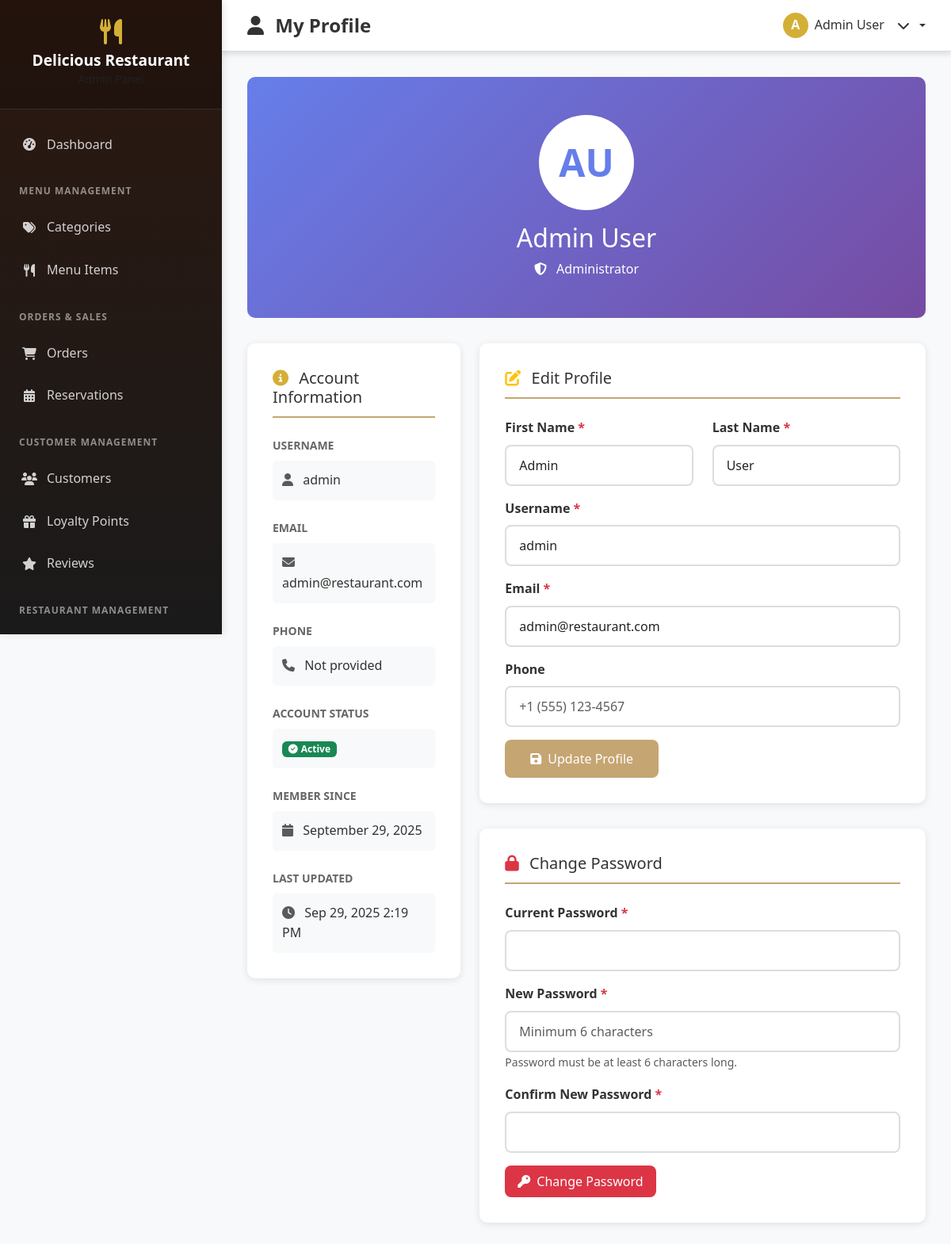
Screenshot of /admin/profile.php (signed in) with the database file from the repository.
### tables this page shows
CREATE TABLE users (
    id INT PRIMARY KEY AUTO_INCREMENT,
    username VARCHAR(50) UNIQUE NOT NULL,
    email VARCHAR(100) UNIQUE NOT NULL,
    password_hash VARCHAR(255) NOT NULL,
    first_name VARCHAR(50) NOT NULL,
    last_name VARCHAR(50) NOT NULL,
    phone VARCHAR(20),
    user_type ENUM('admin', 'customer') NOT NULL DEFAULT 'customer',
    is_active BOOLEAN DEFAULT TRUE,
    created_at TIMESTAMP DEFAULT CURRENT_TIMESTAMP,
    updated_at TIMESTAMP DEFAULT CURRENT_TIMESTAMP ON UPDATE CURRENT_TIMESTAMP
);

### admin/profile.php (the view, shortened to what this page needs)
<?php
$adminId = $_SESSION['admin_id'];
try {
    $conn = getDBConnection();
    $stmt = $conn->prepare("SELECT * FROM users WHERE id = ? AND user_type = 'admin'");
    $stmt->execute([$adminId]);
    $admin = $stmt->fetch();
} catch (PDOException $e) {
    $error = "Database error: " . $e->getMessage();
}
?>
<!DOCTYPE html>
<html lang="en">
<head>
    <link href="https://cdn.jsdelivr.net/npm/bootstrap@5.3.0/dist/css/bootstrap.min.css" rel="stylesheet">
    <link href="https://cdnjs.cloudflare.com/ajax/libs/font-awesome/6.4.0/css/all.min.css" rel="stylesheet">
    <link href="../assets/css/admin.css" rel="stylesheet">
</head>
<body>
    <div class="admin-wrapper">
        <?php include 'includes/sidebar.php'; ?>
        <div class="admin-content">
            <?php include 'includes/header.php'; ?>
            <main class="main-content">
                <div class="profile-header">
                    <div class="profile-avatar">
                        <?php echo strtoupper(substr($admin['first_name'], 0, 1) . substr($admin['last_name'], 0, 1)); ?>
                    </div>
                    <h2><?php echo htmlspecialchars($admin['first_name'] . ' ' . $admin['last_name']); ?></h2>
                    <p class="mb-0">
                        <i class="fas fa-shield-alt me-2"></i>
                        Administrator
                    </p>
                </div>
                <div class="row">
                    <div class="col-lg-4">
                        <div class="profile-card">
                            <h5>
                                <i class="fas fa-info-circle text-primary me-2"></i>
                                Account Information
                            </h5>
                            <div class="info-group">
                                <div class="info-label">Username</div>
                                <div class="info-value">
                                    <i class="fas fa-user me-2 text-muted"></i>
                                    <?php echo htmlspecialchars($admin['username']); ?>
                                </div>
                            </div>
                            <div class="info-group">
                                <div class="info-label">Email</div>
                                <div class="info-value">
                                    <i class="fas fa-envelope me-2 text-muted"></i>
                                    <?php echo htmlspecialchars($admin['email']); ?>
                                </div>
                            </div>
                            <div class="info-group">
                                <div class="info-label">Phone</div>
                                <div class="info-value">
                                    <i class="fas fa-phone me-2 text-muted"></i>
                                    <?php echo $admin['phone'] ? htmlspecialchars($admin['phone']) : 'Not provided'; ?>
                                </div>
                            </div>
                            <div class="info-group">
                                <div class="info-label">Account Status</div>
                                <div class="info-value">
                                    <?php if ($admin['is_active']): ?>
                                        <span class="badge bg-success">
                                            <i class="fas fa-check-circle me-1"></i>Active
                                        </span>
                                    <?php else: ?>
                                        <span class="badge bg-danger">
                                            <i class="fas fa-times-circle me-1"></i>Inactive
                                        </span>
                                    <?php endif; ?>
                                </div>
                            </div>
                            <div class="info-group">
                                <div class="info-label">Member Since</div>
                                <div class="info-value">
                                    <i class="fas fa-calendar me-2 text-muted"></i>
                                    <?php echo date('F j, Y', strtotime($admin['created_at'])); ?>
                                </div>
                            </div>
                            <div class="info-group mb-0">
                                <div class="info-label">Last Updated</div>
                                <div class="info-value">
                                    <i class="fas fa-clock me-2 text-muted"></i>
                                    <?php echo date('M j, Y g:i A', strtotime($admin['updated_at'])); ?>
                                </div>
                            </div>
                        </div>
                    </div>
                    <div class="col-lg-8">
                        <div class="profile-card">
                            <h5>
                                <i class="fas fa-edit text-warning me-2"></i>
                                Edit Profile
                            </h5>
                            <form method="POST">
                                <div class="row">
                                    <div class="col-md-6 mb-3">
                                        <label class="form-label">First Name <span class="text-danger">*</span></label>
                                        <input type="text" name="first_name" class="form-control"
                                               value="<?php echo htmlspecialchars($admin['first_name']); ?>" required>
                                    </div>
                                    <div class="col-md-6 mb-3">
                                        <label class="form-label">Last Name <span class="text-danger">*</span></label>
                                        <input type="text" name="last_name" class="form-control"
                                               value="<?php echo htmlspecialchars($admin['last_name']); ?>" required>
                                    </div>
                                </div>
                                <div class="mb-3">
                                    <label class="form-label">Username <span class="text-danger">*</span></label>
                                    <input type="text" name="username" class="form-control"
                                           value="<?php echo htmlspecialchars($admin['username']); ?>" required>
                                </div>
                                <div class="mb-3">
                                    <label class="form-label">Email <span class="text-danger">*</span></label>
                                    <input type="email" name="email" class="form-control"
                                           value="<?php echo htmlspecialchars($admin['email']); ?>" required>
                                </div>
                                <div class="mb-3">
                                    <label class="form-label">Phone</label>
                                    <input type="tel" name="phone" class="form-control"
                                           value="<?php echo htmlspecialchars($admin['phone'] ?? ''); ?>"
                                           placeholder="+1 (555) 123-4567">
                                </div>
                                <button type="submit" name="update_profile" class="btn btn-update">
                                    <i class="fas fa-save me-2"></i>Update Profile
                                </button>
                            </form>
                        </div>
                        <div class="profile-card">
                            <h5>
                                <i class="fas fa-lock text-danger me-2"></i>
                                Change Password
                            </h5>
                            <form method="POST">
                                <div class="mb-3">
                                    <label class="form-label">Current Password <span class="text-danger">*</span></label>
                                    <input type="password" name="current_password" class="form-control" required>
                                </div>
                                <div class="mb-3">
                                    <label class="form-label">New Password <span class="text-danger">*</span></label>
                                    <input type="password" name="new_password" class="form-control"
                                           placeholder="Minimum 6 characters" required>
                                    <small class="text-muted">Password must be at least 6 characters long.</small>
                                </div>
                                <div class="mb-3">
                                    <label class="form-label">Confirm New Password <span class="text-danger">*</span></label>
                                    <input type="password" name="confirm_password" class="form-control" required>
                                </div>
                                <button type="submit" name="change_password" class="btn btn-danger">
                                    <i class="fas fa-key me-2"></i>Change Password
                                </button>
                            </form>
                        </div>
                    </div>
                </div>
            </main>
        </div>
    </div>
</body>
</html>

### assets/css/admin.css (style rules this page uses)
:root { --primary-color: #d4af37; --primary-dark: #b8941f; --secondary-color: #2c1810; --background-dark: #1a1a1a; --background-light: #f8f9fa; --text-dark: #333; --text-light: #666; --text-white: #fff; --border-color: #ddd; --success-color: #28a745; --warning-color: #ffc107; --danger-color: #dc3545; --info-color: #17a2b8; --shadow: 0 4px 6px rgba(0, 0, 0, 0.1); --shadow-hover: 0 8px 15px rgba(0, 0, 0, 0.2); --border-radius: 8px; --transition: all 0.3s ease; }
* { margin: 0; padding: 0; box-sizing: border-box; }
body { font-family: 'Segoe UI', Tahoma, Geneva, Verdana, sans-serif; background-color: var(--background-light); color: var(--text-dark); line-height: 1.6; }
.form-label { color: var(--text-dark); font-weight: 600; margin-bottom: 0.5rem; }
.form-control { border: 2px solid var(--border-color); border-radius: var(--border-radius); padding: 0.75rem 1rem; transition: var(--transition); font-size: 1rem; }
.admin-wrapper { display: flex; min-height: 100vh; }
.admin-content { flex: 1; margin-left: 280px; background: var(--background-light); min-height: 100vh; }
.main-content { padding: 2rem; }
.btn { border-radius: var(--border-radius); font-weight: 500; padding: 0.5rem 1rem; transition: var(--transition); border: none; cursor: pointer; }
.btn-danger { background: var(--danger-color); color: white; }
.text-primary { color: var(--primary-color) !important; }

### admin/profile.php (style rules this page uses)
.profile-header { background: linear-gradient(135deg, #667eea 0%, #764ba2 100%); color: white; padding: 3rem 2rem; border-radius: 10px; margin-bottom: 2rem; text-align: center; }
.profile-avatar { width: 120px; height: 120px; border-radius: 50%; background: white; color: #667eea; display: flex; align-items: center; justify-content: center; font-size: 3rem; font-weight: bold; margin: 0 auto 1rem; border: 5px solid rgba(255,255,255,0.3); }
.profile-card { background: white; border-radius: 10px; padding: 2rem; box-shadow: 0 2px 10px rgba(0,0,0,0.1); margin-bottom: 2rem; }
.profile-card h5 { color: #333; margin-bottom: 1.5rem; padding-bottom: 0.75rem; border-bottom: 2px solid #c5a572; }
.info-group { margin-bottom: 1.5rem; }
.info-label { font-weight: 600; color: #666; margin-bottom: 0.5rem; font-size: 0.875rem; text-transform: uppercase; }
.info-value { color: #333; font-size: 1rem; padding: 0.75rem; background: #f8f9fa; border-radius: 5px; }
.btn-update { background: #c5a572; color: white; border: none; padding: 0.75rem 2rem; }

### rows the page displays
users: first_name+last_name "AU", first_name+last_name "Admin User", username "admin", email "admin@restaurant.com", created_at "September 29, 2025", updated_at "Sep 29, 2025 2:19 PM", first_name "Admin", last_name "User"

### other values shown
$page_title "My Profile"
substr($_SESSION['admin_name'], 0, 1) "A"
$_SESSION['admin_name'] "Admin User"
